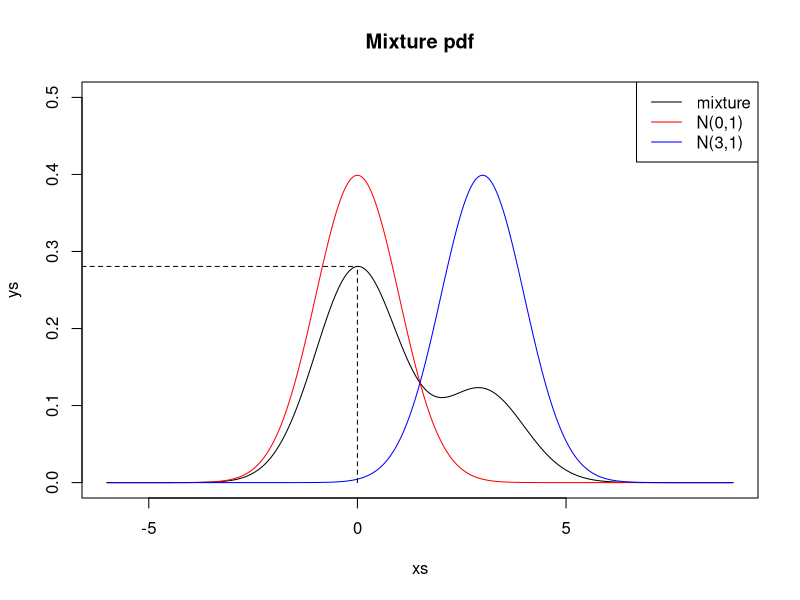
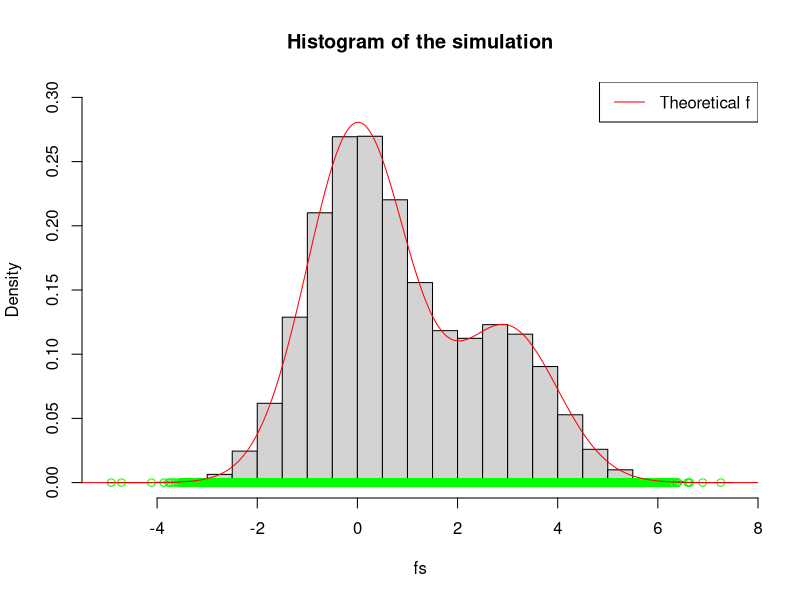
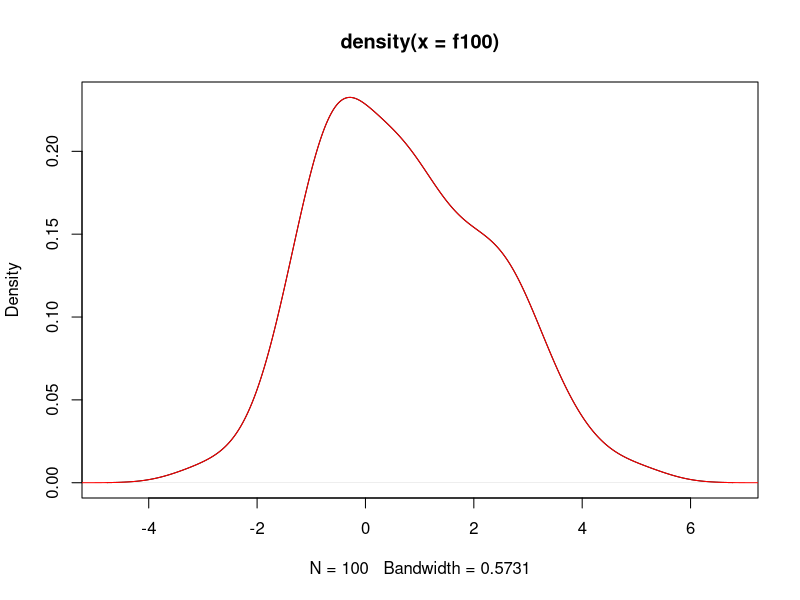

These figures' R source, in order: (Note: a time limit stopped this script after it produced the figures.)


###########################################
### Q1 #####################

### using the given instruction of f(x; mu0, mu1, p)
f = function(x){
  
  mu0 = 0
  mu1 = 3
  p = 0.3
  
  (1-p) * dnorm(x, mean=mu0, sd=1) + 
    p * dnorm(x, mean=mu1, sd=1)
  
}

### although this is not required, just 
### see how the mixture pdf looks like
xs = seq(-6, 9, length=1000)
ys = sapply(xs, FUN=function(x){f(x)})
plot(xs, ys, type="l", ylim=c(0,0.5), 
     main="Mixture pdf")

lines(xs, dnorm(xs, 0, 1), col="red")
lines(xs, dnorm(xs, 3, 1), col="blue")

legend(x="topright", legend=c("mixture", "N(0,1)", "N(3,1)"),
       col=c("black", "red", "blue"),
       lty=1)



## true value of theta
theta_true = f(0)   
# [1] 0.2805892

lines(c(-10,0), c(theta_true, theta_true), lty=2)
lines(c(0,0), c(0, theta_true), lty=2)

#################################################

### prepare a method to simulate f directly
### without the use of any simulation techniques in Ch2
### just directly use the definition of mixtures of 2 distributions
sim_f = function(N){
  
  U = runif(N, 0, 1)
  sapply(U, function(u){
    if(u<=0.3){
      rnorm(1, mean=3, sd=1)
    } else {
      rnorm(1, mean=0, sd=1)
    }
  })
}


### Check if this method applicable
fs = sim_f(100000)
hist(fs, freq=FALSE, 
     main="Histogram of the simulation", ylim=c(0,0.3))

points(fs, rep(0, length(fs)), col="green")
xs = seq(-6, 9, length=1000)
ys = sapply(xs, FUN=function(x){f(x)})
lines(xs, ys, col="red")
legend(x="topright", legend=c("Theoretical f"),
       col="red", lty=1)

### from this plot, we can see that 
### our sim_f works


#################################################


### implement Kernel Density Estimation
### because I need to get the estimated density at x=0
### but I am not quite sure how to get this from built-in density(...) command
### so implement from scratch is more convenience
kde = function(data_points, at, h){
  
  n = length(data_points)
  
  Ks = sapply(data_points, FUN=function(xi){
    # using standard normal kernel
    dnorm((at - xi) / h)
  })
  
  sum(Ks) / (n*h)
}

### try to see if this work
### first get a set of points
### then compare it to build-in density() method
f100 = sim_f(100)

buildin_kde = density(f100)
buildin_kde$bw
plot(buildin_kde)

xs = seq(-10,10,by=.01)
ys = sapply(xs, FUN=function(x){kde(f100, at=x, h=buildin_kde$bw)})
lines(xs, ys, col="red")

### we can see a perfect match
### so my implemented kde method works, give same effect of the build-in density()



#################################################

### implement nonparametric bootstrap method

### J - total replications for B times bootstrap replicates
### N - simulation size from f
### B - bootstrap replicates
### resample_size - resample size for each bootstrap
### h - bandwidth
bootstrap = function(J, N, B, resample_size, h){
  
  # stores a matrix of 95% percentile intervals; and each determine if it contains theta_true
  out = matrix(rep(NA,3*J), nc=3)
  
  for(j in 1:J){
    if(j%%10==0) print(paste("j=",j))
    
    #  Simulate n = 100 data points from f
    data_points = sim_f(N)
    
    # store all estimates of theta for this jth iteration
    # later will use this vector to get the 95% interval
    tmp = rep(NA, B)
    
    
    for(b in 1:B){
      
      
      # Bootstrapping, sample points from the data_points
      sample_data = sample(data_points, size = resample_size, replace = TRUE)
      
      # use my function to get do kde, and get the value at 0
      theta_est = kde(sample_data, at=0, h)
      
      # store this value, later to find required percentiles
      tmp[b] = theta_est
      
    }
    
    # calculate the interval's upper bound and lower bound
    LB = quantile(tmp, 0.025)
    UB = quantile(tmp, 0.975)
    
    # Store this interval.
    out[j, 1] = LB
    out[j, 2] = UB
    
    # check if the interval contains true theta
    out[j, 3] = (LB<=theta_true) & (theta_true <=UB)
  }
  
  out
}


###############
#### for any fixed h
# try h = 0.5
out_at_fixed_h = bootstrap(J=200, N=100, B=1000, resample_size=100, h=0.5)

estimated_coverage = sum(out_at_fixed_h[,3]) / length(out_at_fixed_h[,3])
estimated_coverage
# around 0.84

#######################
#### for various h

L = 100
hs2 = seq(0.05, 1.0, length=L)
bs2 = rep(NA, L)
for(i in 1:L){
  h = hs2[i]
  print(paste("i=", i, ", h=", h))
  out = bootstrap(J=200, N=100, B=1000, resample_size=100, h=h)  
  
  # count the ratio that covers theta_true
  # or simply use mean
  bs2[i] = sum(out[,3]) / length(out[,3])
  
  ## can print the estimate of the coverage variability
  ## if I can assume normality, then the LB=mean-1.96se; UB=mean+1.96*se
  ## and so (UB-LB)/4 can be approximately the se
  ## as expected, higher value for small h; smaller value for large h

  # print(paste("estimate variability at ", h, "=",sqrt(mean((out[,2]-(out[,1])/4)^2))))
  
  print(bs2[i])
}

# running very slow, I save this result first in case I need this later
df = data.frame(h = hs2, b = bs2)
write.csv(df, "MATH4007 Computational Statistics/result.csv", row.names=FALSE)


### in case required, load this back
#df = read.csv("MATH4007 Computational Statistics/L100_J200_B1000_R100.csv", header=TRUE)
#hs2 = df$h
#bs2 = df$b

# plot estimated Coverage vs bandwidth
plot(hs2, bs2,  
     type="l", main="estimated Coverage vs bandwidth", 
     xlim=c(0.05,1), ylim=c(0,1), 
     xlab="bandwidth (h)",
     ylab="estimated coverage")

target_h = hs2[which(bs2>=0.95)]
length(target_h)

# mark the reference line 0.95
abline(h=0.95, col="red")


# overlay a smoothed curve using loess
lo = loess(bs2~hs2)
hs3 = seq(0, 1, length=1000)
lines(hs3, predict(lo, hs3), col="blue", lwd=2)








####### 
# using the same simulated datapoints, draw some same KDE plots 
h1 = 0.075
h2 = 0.2419192
h3 = 0.5
h4 = 0.7
h5 = 1

sim_f_100 = sim_f(100)


f1 = sapply(xs, FUN=function(x){kde(sim_f_100, at=x, h=h1)})
f2 = sapply(xs, FUN=function(x){kde(sim_f_100, at=x, h=h2)})
f3 = sapply(xs, FUN=function(x){kde(sim_f_100, at=x, h=h3)})
f4 = sapply(xs, FUN=function(x){kde(sim_f_100, at=x, h=h4)})
f5 = sapply(xs, FUN=function(x){kde(sim_f_100, at=x, h=h5)})

plot(xs, f1, xlim=c(-5,5),
     main="KDE using different bandwidth",
     xlab="x", ylab="y",
     ylim=c(0, max(f1, f2, f3, f4, f5)), type="l")
lines(xs, f2, col=2)
lines(xs, f3, col=3)
lines(xs, f4, col=4)
lines(xs, f5, col=5)


points(sim_f_100, rep(0, length(sim_f_100)), col=2)

abline(h=theta_true, col=6, lty=2, lwd=2)

legend(x="topleft", col=c(1:5, 2), 
       legend=c("h=0.075", "h=0.2419192", "h=0.5", "h=0.7", "h=1", "data points"),
       lty=c(1,1,1,1,1,NA),
       pch=c(NA,NA,NA,NA,NA,1))


### we can see that if h is small, then 
### the y-value is highly possible to above the true theta at x = 0
### but it is also subjected to much higher then the true theta


### if h is large, then it is almost impossible to reach the true theta

### in between the best h from my simulation is h = 0.2419 can balance the two




####################################################################
rm(list=ls())
####################################################################


#######################################################3
##### Q2


##########################################################
##### Q2c Write R code to implement your Gibbs sampler

data1 = c(5,4,7,2,3)
data2 = c(2,1,5,5,5)
data3 = c(9,7,6,7,10)
data4 = c(8,4,13,11,5)

## N - number of samples
# initial_mu - any initial starting point, I choose 0.1
gibbs_sampler = function(N, initial_mu = 0.1){
  
  ## initialize mu
  ## _cur represents current value
  ## _new represent new value
  mu_cur = initial_mu
  
  ## calculate the sum for each group, and +1 to match the parameter
  S1 = sum(data1) + 1
  S2 = sum(data2) + 1
  S3 = sum(data3) + 1
  S4 = sum(data4) + 1
  
  ## store lambda1, lambda2, lambda3, lambda4, mu
  chain = matrix(rep(NA, 5*N), nc=5)
  
  for(i in 1:N){
    
    ## sample lambda1 from Gamma(sum(y1j)+1), mu_cur + 5)
    ## perform the same sampling for each lambda
    lambda1_new = rgamma(1, shape = S1, rate = mu_cur + 5)
    lambda2_new = rgamma(1, shape = S2, rate = mu_cur + 5)
    lambda3_new = rgamma(1, shape = S3, rate = mu_cur + 5)
    lambda4_new = rgamma(1, shape = S4, rate = mu_cur + 5)
    
    lambdas_new = c(lambda1_new, lambda2_new, 
                    lambda3_new, lambda4_new)
    
    ## sample new mu from lambdai_cur, for i = 1...4
    mu_new = rgamma(1, shape = 4, rate = sum(lambdas_new))
    
    
    chain[i,] = c(lambdas_new, mu_new)
    
    ## update mu
    mu_cur = mu_new
  }
  
  chain
  
}



##########################################################
##### Q2d Run your sampler and produce suitable evidence to show
##### you can be confident it is performing reasonably

# may also try different initial mu
chain = gibbs_sampler(N=100000, initial_mu = 0.1)

diagnostic_plot = function(chain, title){
  par(mfrow=c(3,1))
  for(j in 1:5){
    hist(chain, main=paste("histogram (",title,")"))
    ts.plot(chain, main="TS plot")
    acf(chain, main="ACF plot")
  }
  par(mfrow=c(1,1))
  
}

# lambda1
diagnostic_plot(chain[,1], "lambda1")

# lambda2
diagnostic_plot(chain[,2], "lambda2")

# lambda3
diagnostic_plot(chain[,3], "lambda3")

# lambda4
diagnostic_plot(chain[,4], "lambda4")

# mu
diagnostic_plot(chain[,5], "mu")

### 1) all TS plot looks reach stationary distribution
### 2) ACF close to 0 rapidly

### means, the Gibbs sampler performing well


##### Q2e use the output of your sampler to produce suitable plots
##### and numerical summaries in order to compare lambda1,2,3,4
##### and hence comment briefly on any differences between 
##### night admission rates at the various A&E departments

##### doesn't look contain burn-in period, 
##### no need to discard the first few hundred iterations

mean(chain[,1])
var(chain[,1])

mean(chain[,2])
var(chain[,2])

mean(chain[,3])
var(chain[,3])

mean(chain[,4])
var(chain[,4])

### we can see that A&E dept 4 has the largest mean and var
### whilst A&E dept 2 has the lowest mean and var

par(mfrow=c(2,2))
hist(chain[,1], main="A&E dept 1")
hist(chain[,2], main="A&E dept 2")
hist(chain[,3], main="A&E dept 3")
hist(chain[,4], main="A&E dept 4")

par(mfrow=c(1,1))
### the histogram looks similar, but with different mean


### use density() method to find the KDE
### and plot those together
kde1 = density(chain[,1])
kde2 = density(chain[,2])
kde3 = density(chain[,3])
kde4 = density(chain[,4])


plot(kde1, main="KDE plot of different lambda", ylim=c(0,0.5), xlim=c(0,16))
lines(kde2, col="red")
lines(kde3, col="blue")
lines(kde4, col="green")

legend(x="topright", inset=.05,
       legend=c("dept1", "dept2", "dept3", "dept4"),
       col=c("black", "red", "blue", "green"),
       lty=1)

### from the density estimation plot, we can see that 
### dept 1 and 2 are similar
### dept 3 and 4 are similar





##### Q2f Consider making predictions for a new night in A&E dept 4, denoted by y*
##### Explain how you can use the output of your sampler to simulate samples from the 
##### predictive distribution


### since we have samples obtained in Q2d, the marginal posterior distribution of lambda4 | y
### we can use those lambda4|y to get sample of y|lambda4 using rpoi



##### Q2g implement this to obtain samples of y* from pi(y*|y)
##### where y* is the quantity defined in (f)
##### Use your samples of y* to estimate the probability
##### that the number of admissions to A&E department 4 on this
##### new night is at least 10

### N here is the size of the samples of the predictive distribution 
predictive_dist = function(N, posterior_marginal_distribution){
  
  ### get N random samples from the posterior marginal distribution
  ### I think allow replace or not does not matter really matter in this case
  lambda_samples = sample(posterior_marginal_distribution, size=N, replace=TRUE)
  
  ### from lambda -> simulate Po(lambda)
  sapply(lambda_samples, FUN=function(lam){
    rpois(1, lambda = lam)
  })
  
}


### although there are no obvious burn-in period
### the first few value may still depends on the initial position of mu
### so for safety for prediction, just ignore the first 1000 samples
### get these sample, and visualize it
y_predict = predictive_dist(N = 10000, chain[1001:nrow(chain),4])
hist(y_predict, freq=FALSE)

# draw a line to denote y*=10
abline(v=10, col="red", lty=2)


### from the y_predict, find the proportion at least 10
sum(y_predict >= 10) / length(y_predict)

### answer is around 0.308
